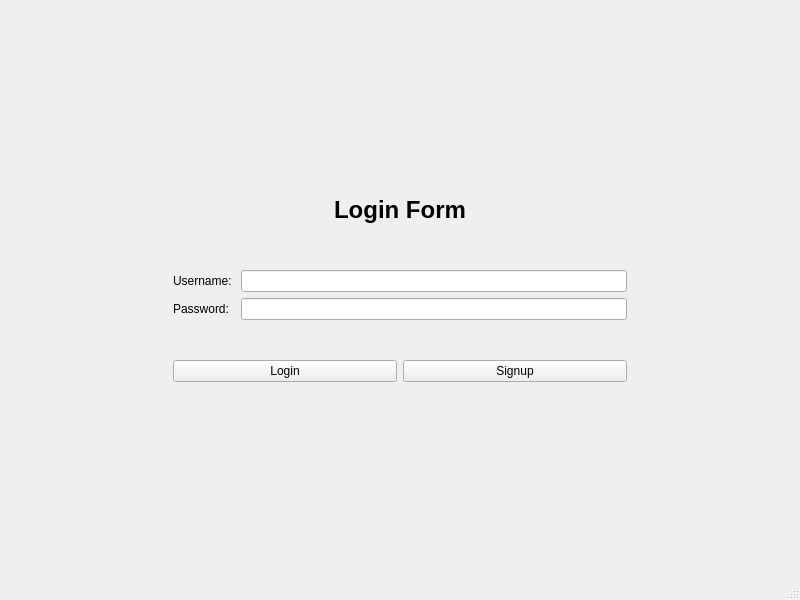
<?xml version="1.0" encoding="UTF-8"?>
<ui version="4.0">
 <class>loginPage</class>
 <widget class="QMainWindow" name="loginPage">
  <property name="geometry">
   <rect>
    <x>0</x>
    <y>0</y>
    <width>800</width>
    <height>600</height>
   </rect>
  </property>
  <property name="windowTitle">
   <string>Login</string>
  </property>
  <widget class="QWidget" name="centralwidget">
   <layout class="QGridLayout" name="gridLayout_2">
    <item row="1" column="1">
     <layout class="QGridLayout" name="gridLayout">
      <item row="0" column="0" colspan="2">
       <widget class="QLabel" name="loginFormLabel">
        <property name="font">
         <font>
          <pointsize>18</pointsize>
          <weight>75</weight>
          <bold>true</bold>
         </font>
        </property>
        <property name="text">
         <string>Login Form</string>
        </property>
        <property name="alignment">
         <set>Qt::AlignCenter</set>
        </property>
       </widget>
      </item>
      <item row="1" column="1">
       <spacer name="verticalSpacer_2">
        <property name="orientation">
         <enum>Qt::Vertical</enum>
        </property>
        <property name="sizeHint" stdset="0">
         <size>
          <width>20</width>
          <height>40</height>
         </size>
        </property>
       </spacer>
      </item>
      <item row="2" column="0">
       <widget class="QLabel" name="usernameLabel">
        <property name="text">
         <string>Username: </string>
        </property>
       </widget>
      </item>
      <item row="2" column="1">
       <widget class="QLineEdit" name="usernameLineEdit"/>
      </item>
      <item row="3" column="0">
       <widget class="QLabel" name="passwordLabel">
        <property name="text">
         <string>Password:</string>
        </property>
       </widget>
      </item>
      <item row="3" column="1">
       <widget class="QLineEdit" name="passwordLineEdit"/>
      </item>
      <item row="4" column="0" colspan="2">
       <spacer name="verticalSpacer">
        <property name="orientation">
         <enum>Qt::Vertical</enum>
        </property>
        <property name="sizeHint" stdset="0">
         <size>
          <width>454</width>
          <height>23</height>
         </size>
        </property>
       </spacer>
      </item>
      <item row="5" column="0" colspan="2">
       <layout class="QHBoxLayout" name="horizontalLayout">
        <item>
         <widget class="QPushButton" name="loginBtn">
          <property name="text">
           <string>Login</string>
          </property>
         </widget>
        </item>
        <item>
         <widget class="QPushButton" name="signupBtn">
          <property name="text">
           <string>Signup</string>
          </property>
         </widget>
        </item>
       </layout>
      </item>
     </layout>
    </item>
    <item row="2" column="1">
     <spacer name="verticalSpacer_3">
      <property name="orientation">
       <enum>Qt::Vertical</enum>
      </property>
      <property name="sizeHint" stdset="0">
       <size>
        <width>20</width>
        <height>40</height>
       </size>
      </property>
     </spacer>
    </item>
    <item row="0" column="1">
     <spacer name="verticalSpacer_4">
      <property name="orientation">
       <enum>Qt::Vertical</enum>
      </property>
      <property name="sizeHint" stdset="0">
       <size>
        <width>20</width>
        <height>40</height>
       </size>
      </property>
     </spacer>
    </item>
    <item row="1" column="0">
     <spacer name="horizontalSpacer">
      <property name="orientation">
       <enum>Qt::Horizontal</enum>
      </property>
      <property name="sizeHint" stdset="0">
       <size>
        <width>40</width>
        <height>20</height>
       </size>
      </property>
     </spacer>
    </item>
    <item row="1" column="2">
     <spacer name="horizontalSpacer_2">
      <property name="orientation">
       <enum>Qt::Horizontal</enum>
      </property>
      <property name="sizeHint" stdset="0">
       <size>
        <width>40</width>
        <height>20</height>
       </size>
      </property>
     </spacer>
    </item>
   </layout>
  </widget>
  <widget class="QStatusBar" name="statusbar"/>
 </widget>
 <resources/>
 <connections/>
</ui>
